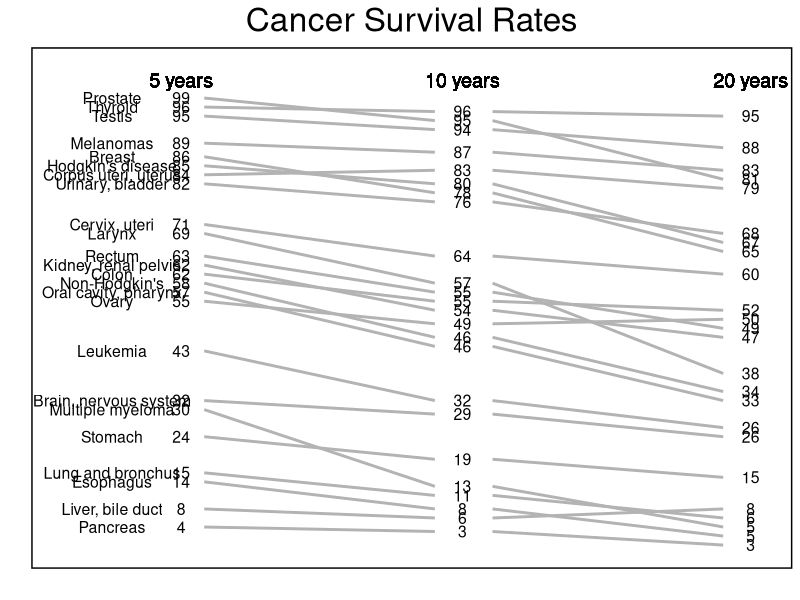

Write the R code that produced this figure.
library(ggplot2)

df <- read.csv("cancer_survival_rate.csv",
               header = T,
               stringsAsFactors = F,
               col.names = c("CancerType", "5YR", "10YR", "15YR", "20YR"))

# Define new Y positions
df$X5YR_ <- c(99,97,95,89,86,84,82,80,71,69,64,62,60,58,56,54,43,32,30,24,16,14,8,4)
df$X10YR_ <- c(94,96,92,87,78,80,83,76,64,58,56,52,54,46,44,49,32,29,13,19,11,8,6,3)
df$X15YR_ <- c(87,94,91,84,72,74,81,70,63,46,52,50,54,40,38,48,30,28,8,19,6,10,4,2)
df$X20YR_ <- c(81,95,88,83,65,67,79,69,60,38,48,46,52,34,32,50,26,24,4,15,6,2,8,0)

theme_update(plot.title = element_text(hjust = 0.5, size = 24))

# Create plot
p <- ggplot(df)

# Create slopelines
p <- p + geom_segment(aes(x=0.6, xend=1.6, y=X5YR_, yend=X10YR_), size=1, color="grey70")
p <- p + geom_segment(aes(x=1.85, xend=2.85, y=X10YR_, yend=X20YR_), size=1, color="grey70")

# Create text
## Cancers and rates
p <- p + geom_text(label=df$CancerType, y=df$X5YR_, x=rep.int(0.2, nrow(df)), size=4)
p <- p + geom_text(label=df$X5YR, y=df$X5YR_, x=rep.int(0.5, nrow(df)), size=4)
p <- p + geom_text(label=df$X10YR, y=df$X10YR_, x=rep.int(1.72, nrow(df)), size=4)
p <- p + geom_text(label=df$X20YR, y=df$X20YR_, x=rep.int(2.97, nrow(df)), size=4)
## Years
p <- p + geom_text(label="5 years", y=103, x=0.5, size=5)
p <- p + geom_text(label="10 years", y=103, x=1.72, size=5)
p <- p + geom_text(label="20 years", y=103, x=2.97, size=5)

# Labels and title
p <- p + xlab("") + ylab("") + ggtitle("Cancer Survival Rates")
p <- p + xlim(0, 3)
p <- p + ylim(0, 105)

# Remove chart junk
p <- p + theme(panel.background = element_blank(),
               panel.grid=element_blank(),
               axis.ticks=element_blank(),
               axis.text=element_blank(),
               panel.border = element_rect(colour = "black", fill=NA, size=1))

# Plot
p
